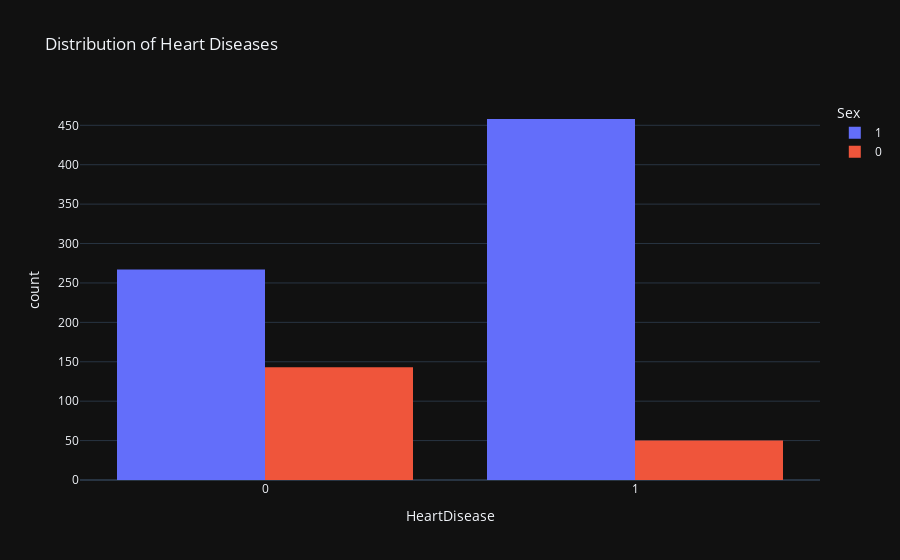

Notebook cell for this chart:
### Code cell
# Show the distribution of Heart Disease by Sex
px.histogram(df,
                 x="HeartDisease",
                 color="Sex",
                 hover_data=df.columns,
                 title="Distribution of Heart Diseases",
                 barmode="group")

### Figure 1 — Plotly figure (JSON) as saved in the notebook; plotly's stock layout.template omitted (floating-point values rounded to 4 significant figures; data arrays with more than 128 entries replaced by an {"elided": "..."} marker saying what was removed)
{"data": [{"alignmentgroup": "True", "bingroup": "x", "hovertemplate": "Sex=1<br>HeartDisease=%{x}<br>count=%{y}<extra></extra>", "legendgroup": "1", "marker": {"color": "#636efa", "pattern": {"shape": ""}}, "name": "1", "offsetgroup": "1", "orientation": "v", "showlegend": true, "x": {"elided": "725 int values"}, "xaxis": "x", "yaxis": "y", "type": "histogram"}, {"alignmentgroup": "True", "bingroup": "x", "hovertemplate": "Sex=0<br>HeartDisease=%{x}<br>count=%{y}<extra></extra>", "legendgroup": "0", "marker": {"color": "#EF553B", "pattern": {"shape": ""}}, "name": "0", "offsetgroup": "0", "orientation": "v", "showlegend": true, "x": {"elided": "193 int values"}, "xaxis": "x", "yaxis": "y", "type": "histogram"}], "layout": {"xaxis": {"anchor": "y", "domain": [0.0, 1.0], "title": {"text": "HeartDisease"}}, "yaxis": {"anchor": "x", "domain": [0.0, 1.0], "title": {"text": "count"}}, "legend": {"title": {"text": "Sex"}, "tracegroupgap": 0}, "title": {"text": "Distribution of Heart Diseases"}, "barmode": "group"}}
